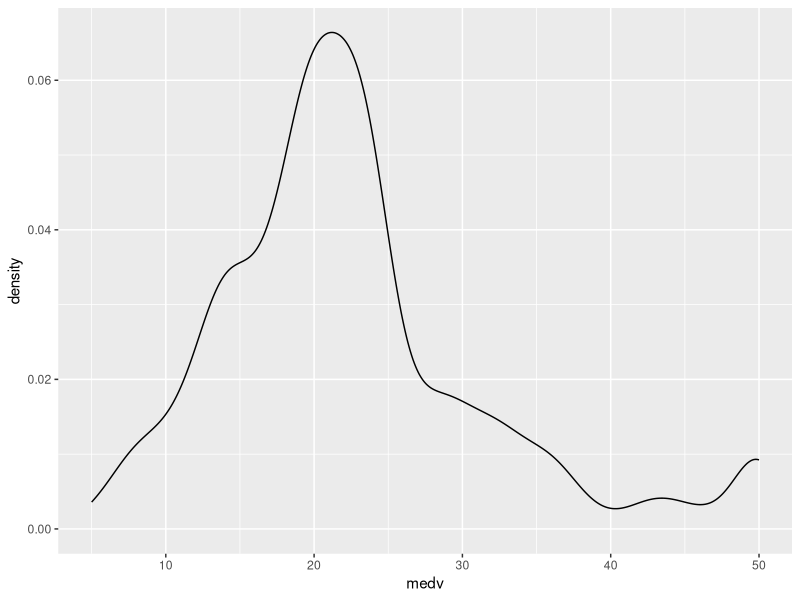
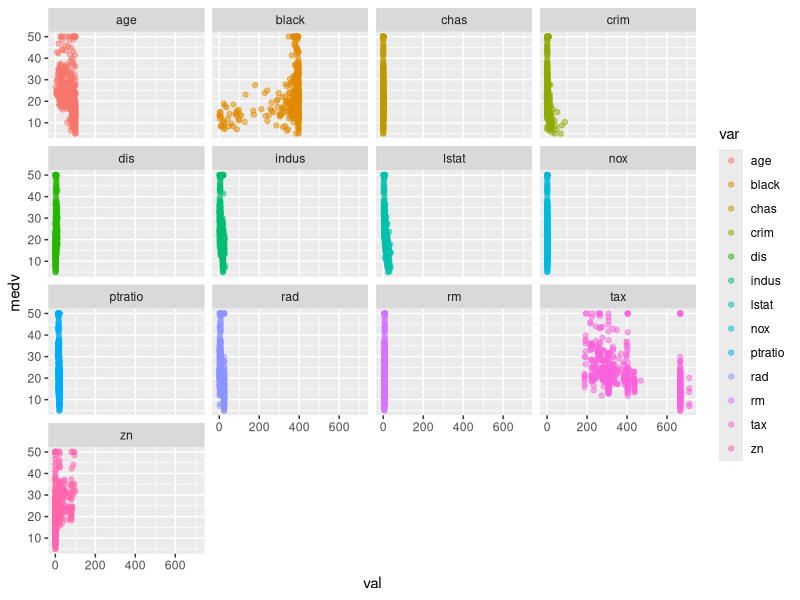
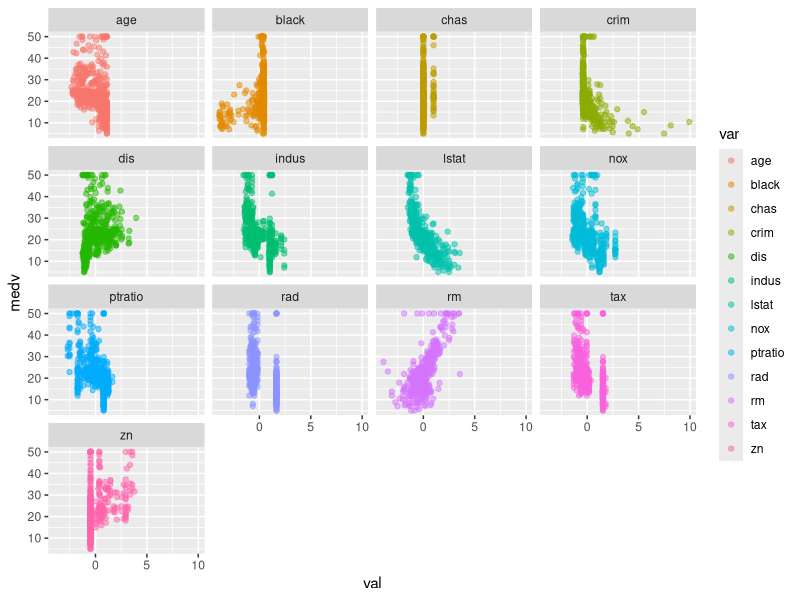

The R script that drew these images, in order: (Note: this script raises an error after producing the figures.)
## ---- chunk 1
# Loading packages
library(dplyr)
library(tidyr)
library(ggplot2)
library(purrr)
library(MASS) # Only for the dataset
library(forcats)
## ---- chunk 2
MASS::Boston %>% 
  as_tibble() %>% 
  print(n = 10)
## ---- chunk 3
ggplot(Boston, aes(x = medv)) + 
  geom_density()
## ---- chunk 4
gather(Boston, -medv, key = "var", value = "val") %>% 
  ggplot(aes(x = val, y = medv)) + 
  geom_point(aes(color = var), alpha = 0.5) + 
  facet_wrap(~var)
## ---- chunk 5
mutate_at(Boston, .vars = vars(-matches(c("medv", "chas"))), scale) %>% 
  gather(-medv, key = "var", value = "val") %>% 
  ggplot(aes(x = val, y = medv)) + 
  geom_point(aes(color = var), alpha = 0.5) + 
  facet_wrap(~var)
## ---- chunk 6
select(Boston, chas, medv) %>% 
  mutate(n = 1:n()) %>% 
  ggplot(aes(x = as.character(chas), y = medv)) +  
  geom_violin(aes(fill = chas), alpha = 0.5)
